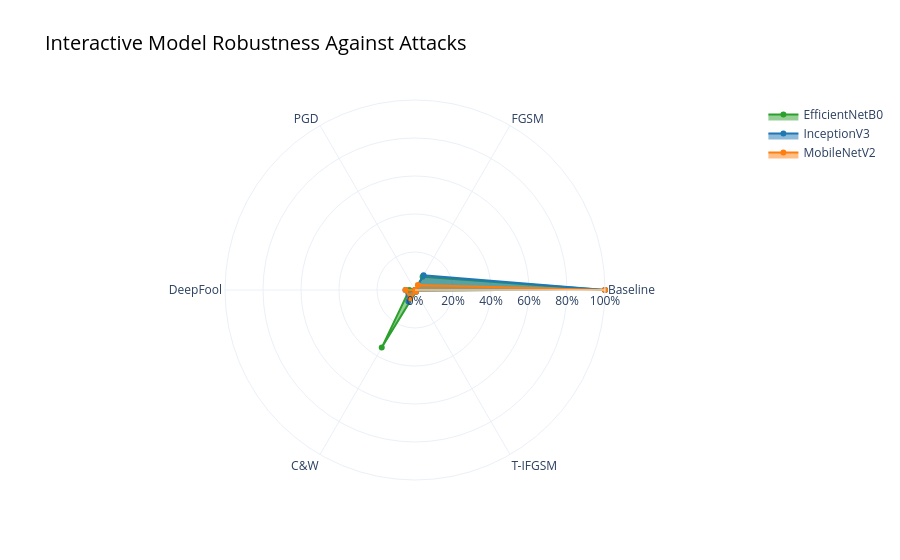

The code cell stored with this chart in its notebook:
### Code cell
fig = go.Figure()

for model_name, data in robustness_data.items():
    # Plotly's Scatterpolar automatically closes the loop, so we remove the duplicate last value
    actual_data = data[:-1] if len(data) > len(categories) else data
    
    fig.add_trace(go.Scatterpolar(
        r=actual_data,
        theta=categories,
        fill='toself',
        name=model_name,
        line=dict(color=model_colors.get(model_name)),
        hoverinfo="name+r+theta"
    ))

fig.update_layout(
    title=dict(text="Interactive Model Robustness Against Attacks", font=dict(size=20, color='black')),
    polar=dict(
        radialaxis=dict(visible=True, range=[0, 100], ticksuffix="%")
    ),
    showlegend=True,
    template="plotly_white"
)

# Save as interactive HTML
html_file = "interactive_radar_chart.html"
fig.write_html(html_file)
print(f"Interactive chart saved as '{html_file}'")

# Display in notebook
fig.show()

### Figure 1 — Plotly figure (JSON) as saved in the notebook; plotly's stock layout.template omitted (floating-point values rounded to 4 significant figures)
{"data": [{"fill": "toself", "hoverinfo": "name+r+theta", "line": {"color": "#2ca02c"}, "name": "EfficientNetB0", "r": [100, 8, 0, 3, 35, 1], "theta": ["Baseline", "FGSM", "PGD", "DeepFool", "C&W", "T-IFGSM"], "type": "scatterpolar"}, {"fill": "toself", "hoverinfo": "name+r+theta", "line": {"color": "#1f77b4"}, "name": "InceptionV3", "r": [100, 9, 0, 5, 7.0, 1], "theta": ["Baseline", "FGSM", "PGD", "DeepFool", "C&W", "T-IFGSM"], "type": "scatterpolar"}, {"fill": "toself", "hoverinfo": "name+r+theta", "line": {"color": "#ff7f0e"}, "name": "MobileNetV2", "r": [100, 3, 0, 5, 5, 1], "theta": ["Baseline", "FGSM", "PGD", "DeepFool", "C&W", "T-IFGSM"], "type": "scatterpolar"}], "layout": {"polar": {"radialaxis": {"range": [0, 100], "ticksuffix": "%", "visible": true}}, "showlegend": true, "title": {"font": {"color": "black", "size": 20}, "text": "Interactive Model Robustness Against Attacks"}}}
